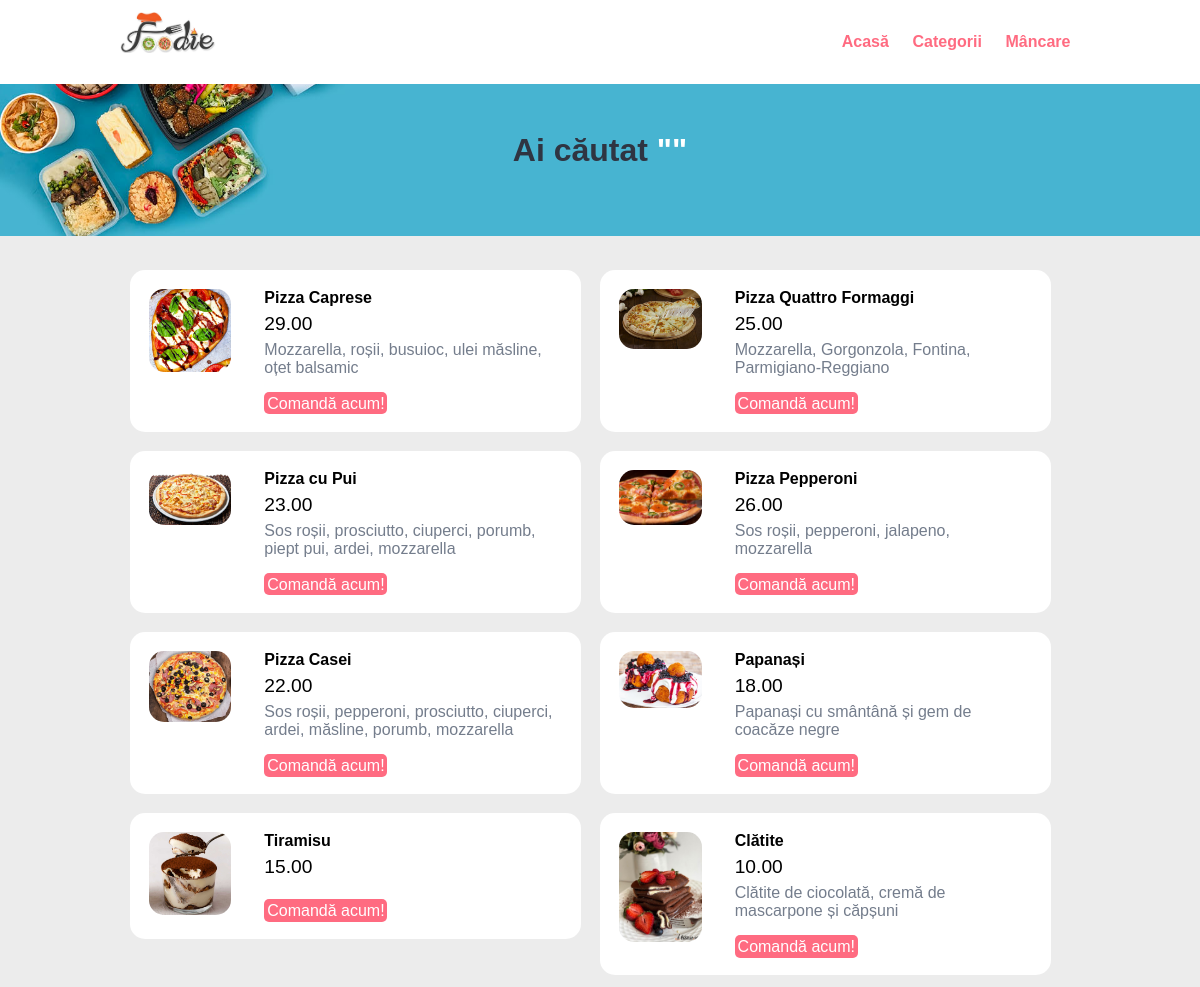
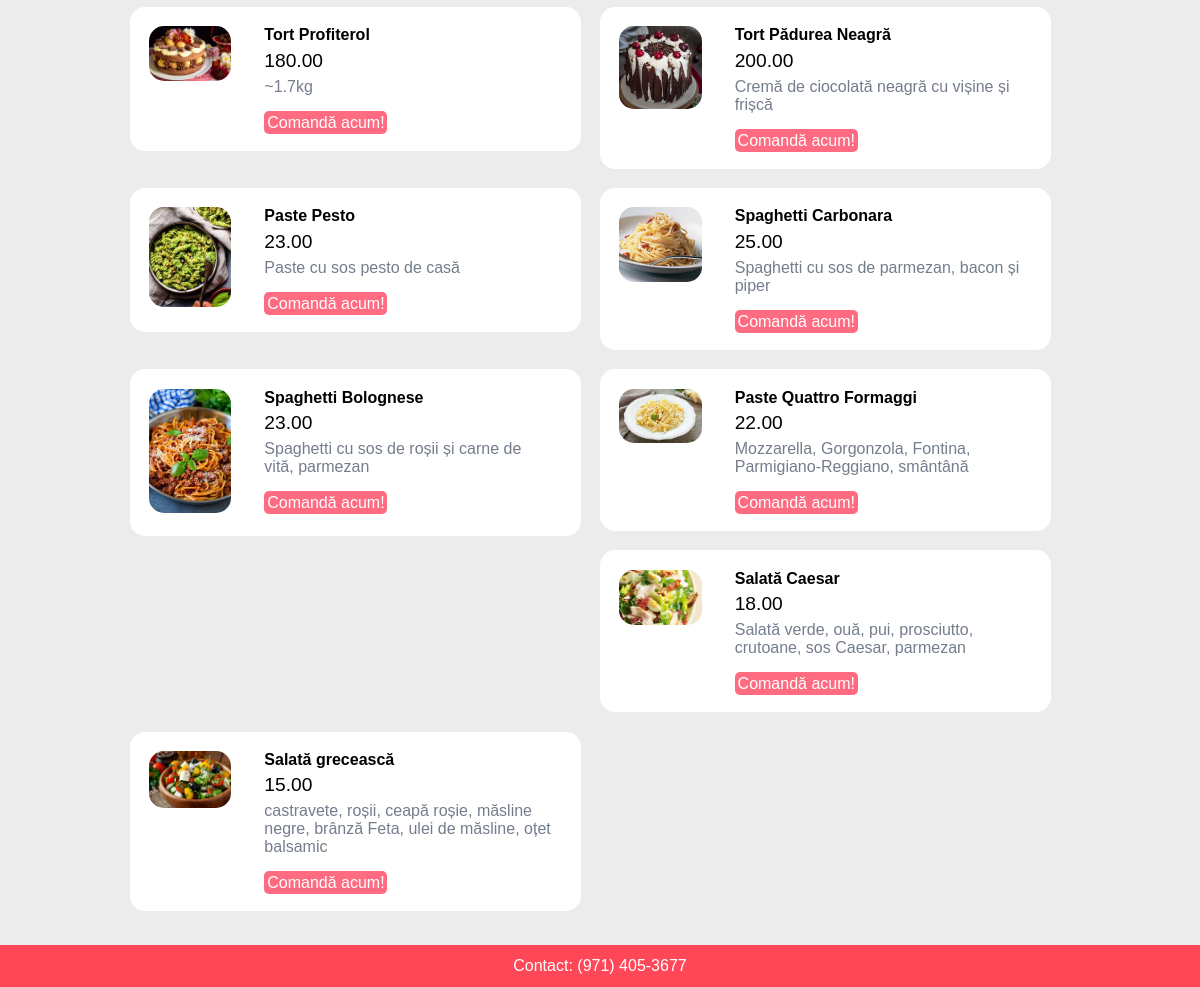
The page /food-search.php on the database its author committed (2 pictures, top to bottom).
### tables this page shows
CREATE TABLE IF NOT EXISTS `food` (
  `id` int(10) unsigned NOT NULL auto_increment,
  `title` varchar(150) NOT NULL,
  `description` varchar(255) NOT NULL,
  `price` decimal(10,2) NOT NULL,
  `image` varchar(255) NOT NULL,
  `category_id` int(11) NOT NULL,
  `featured` varchar(10) NOT NULL,
  `active` varchar(10) NOT NULL,
  PRIMARY KEY  (`id`)
);

### food-search.php (the view, shortened to what this page needs)
<?php include('partials-front/menu.php'); ?>
<section class="food-search text-center">
    <div class="container">
        <?php $search = $_POST['search']; ?>
        <h2>Ai căutat <a href="#" class="text-white">"<?php echo $search; ?>"</a></h2>
    </div>
</section>
<section class="food-menu">
    <div class="container">
        <?php
            $sql = "SELECT * FROM food WHERE title LIKE '%$search%' OR description LIKE '%$search%'";
            $result = mysqli_query($connection, $sql);
            $nr = mysqli_num_rows($result);
            if($nr > 0)
            {
                while($row=mysqli_fetch_assoc($result))
                {
                    $id = $row['id'];
                    $title = $row['title'];
                    $description = $row['description'];
                    $price = $row['price'];
                    $image = $row['image'];
                    ?>
                    <div class="food-menu-box">
                        <div class="food-menu-img">
                            <?php
                                if($image=="")
                                {
                                    echo "<div>Imaginea nu este disponibilă</div>";
                                }
                                else
                                {
                                    ?>
                                    <img src="<?php echo HOME; ?>images/food/<?php echo $image; ?>"
                                    class="img-responsive img-curve">
                                    <?php
                                }
                            ?>
                        </div>
                        <div class="food-menu-desc">
                            <h4><?php echo $title; ?></h4>
                            <p class="food-price"><?php echo $price; ?></p>
                            <p class="food-detail"><?php echo $description; ?></p>
                            <br>
                            <a href="order.php?food_id=<?php echo $id; ?>" class="btn btn-primary">Comandă acum!</a>
                        </div>
                    </div>
                    <?php
                }
            }
            else
            {
                echo "<div style='color: #ff4757; font-size: 20px;'>Nu există rezultate pentru \"".$search."\"</div>";
            }
        ?>
    </div>
</section>
<?php include('partials-front/footer.php'); ?>

### css/style.css (style rules this page uses)
* { margin: 0 0; padding: 0 0; font-family: Arial, Helvetica, sans-serif; }
.container { width: 80%; margin: 0 auto; padding: 1%; }
.img-responsive { width: 100%; }
.img-curve { border-radius: 15px; }
.text-center { text-align: center; }
a { color: #ff6b81; text-decoration: none; }
.text-white { color: white; }
.btn { padding: 1%; border: none; font-size: 1rem; border-radius: 5px; }
.btn-primary { background-color: #ff6b81; color: white; cursor: pointer; }
h2 { color: #2f3542; font-size: 2rem; margin-bottom: 2%; }
.food-search { background-image: url(../images/bg.jpg); background-size: cover; background-repeat: no-repeat; background-position: center; padding: 3% 0; }
.food-menu { background-color: #ececec; padding: 1% 0; }
.food-menu-box { width: 43%; margin: 1%; padding: 2%; float: left; background-color: white; border-radius: 15px; }
.food-menu-img { width: 20%; float: left; }
.food-menu-desc { width: 70%; float: left; margin-left: 8%; }
.food-price { font-size: 1.2rem; margin: 2% 0; }
.food-detail { font-size: 1rem; color: #747d8c; }

### rows shown on the page
food: image (picture), title "Pizza Caprese", price "29.00", description "Mozzarella, roșii, busuioc, ulei măsline, oțet balsamic"
food: image (picture), title "Pizza Quattro Formaggi", price "25.00", description "Mozzarella, Gorgonzola, Fontina, Parmigiano-Reggiano"
food: image (picture), title "Pizza cu Pui", price "23.00", description "Sos roșii, prosciutto, ciuperci, porumb, piept pui, ardei, mozzarella"
food: image (picture), title "Pizza Pepperoni", price "26.00", description "Sos roșii, pepperoni, jalapeno, mozzarella"
food: image (picture), title "Pizza Casei", price "22.00", description "Sos roșii, pepperoni, prosciutto, ciuperci, ardei, măsline, porumb, mozzarella"
food: image (picture), title "Papanași", price "18.00", description "Papanași cu smântână și gem de coacăze negre"
food: image (picture), title "Tiramisu", price "15.00"
food: image (picture), title "Clătite", price "10.00", description "Clătite de ciocolată, cremă de mascarpone și căpșuni"
food: image (picture), title "Tort Profiterol", price "180.00", description "~1.7kg"
food: image (picture), title "Tort Pădurea Neagră", price "200.00", description "Cremă de ciocolată neagră cu vișine și frișcă"
food: image (picture), title "Paste Pesto", price "23.00", description "Paste cu sos pesto de casă"
food: image (picture), title "Spaghetti Carbonara", price "25.00", description "Spaghetti cu sos de parmezan, bacon și piper"
food: image (picture), title "Spaghetti Bolognese", price "23.00", description "Spaghetti cu sos de roșii și carne de vită, parmezan"
food: image (picture), title "Paste Quattro Formaggi", price "22.00", description "Mozzarella, Gorgonzola, Fontina, Parmigiano-Reggiano, smântână"
food: image (picture), title "Salată Caesar", price "18.00", description "Salată verde, ouă, pui, prosciutto, crutoane, sos Caesar, parmezan"
food: image (picture), title "Salată grecească", price "15.00", description "castravete, roșii, ceapă roșie, măsline negre, brânză Feta, ulei de măsline, oțet balsamic"
